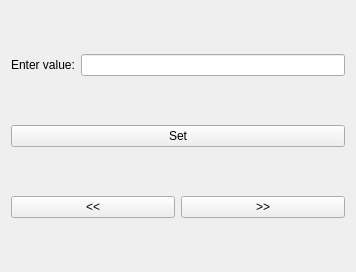
<?xml version="1.0" encoding="UTF-8"?>
<ui version="4.0">
 <class>Controller</class>
 <widget class="QWidget" name="Controller">
  <property name="geometry">
   <rect>
    <x>0</x>
    <y>0</y>
    <width>356</width>
    <height>272</height>
   </rect>
  </property>
  <property name="windowTitle">
   <string>Controller</string>
  </property>
  <layout class="QVBoxLayout" name="verticalLayout">
   <item>
    <layout class="QHBoxLayout" name="horizontalLayout_2">
     <item>
      <widget class="QLabel" name="label">
       <property name="text">
        <string>Enter value:</string>
       </property>
      </widget>
     </item>
     <item>
      <widget class="QLineEdit" name="lineEdit"/>
     </item>
    </layout>
   </item>
   <item>
    <widget class="QPushButton" name="btnSet">
     <property name="text">
      <string>Set</string>
     </property>
    </widget>
   </item>
   <item>
    <layout class="QHBoxLayout" name="horizontalLayout">
     <item>
      <widget class="QPushButton" name="btnDecrease">
       <property name="text">
        <string>&lt;&lt;</string>
       </property>
      </widget>
     </item>
     <item>
      <widget class="QPushButton" name="btnIncrease">
       <property name="text">
        <string>&gt;&gt;</string>
       </property>
      </widget>
     </item>
    </layout>
   </item>
  </layout>
 </widget>
 <resources/>
 <connections/>
</ui>
